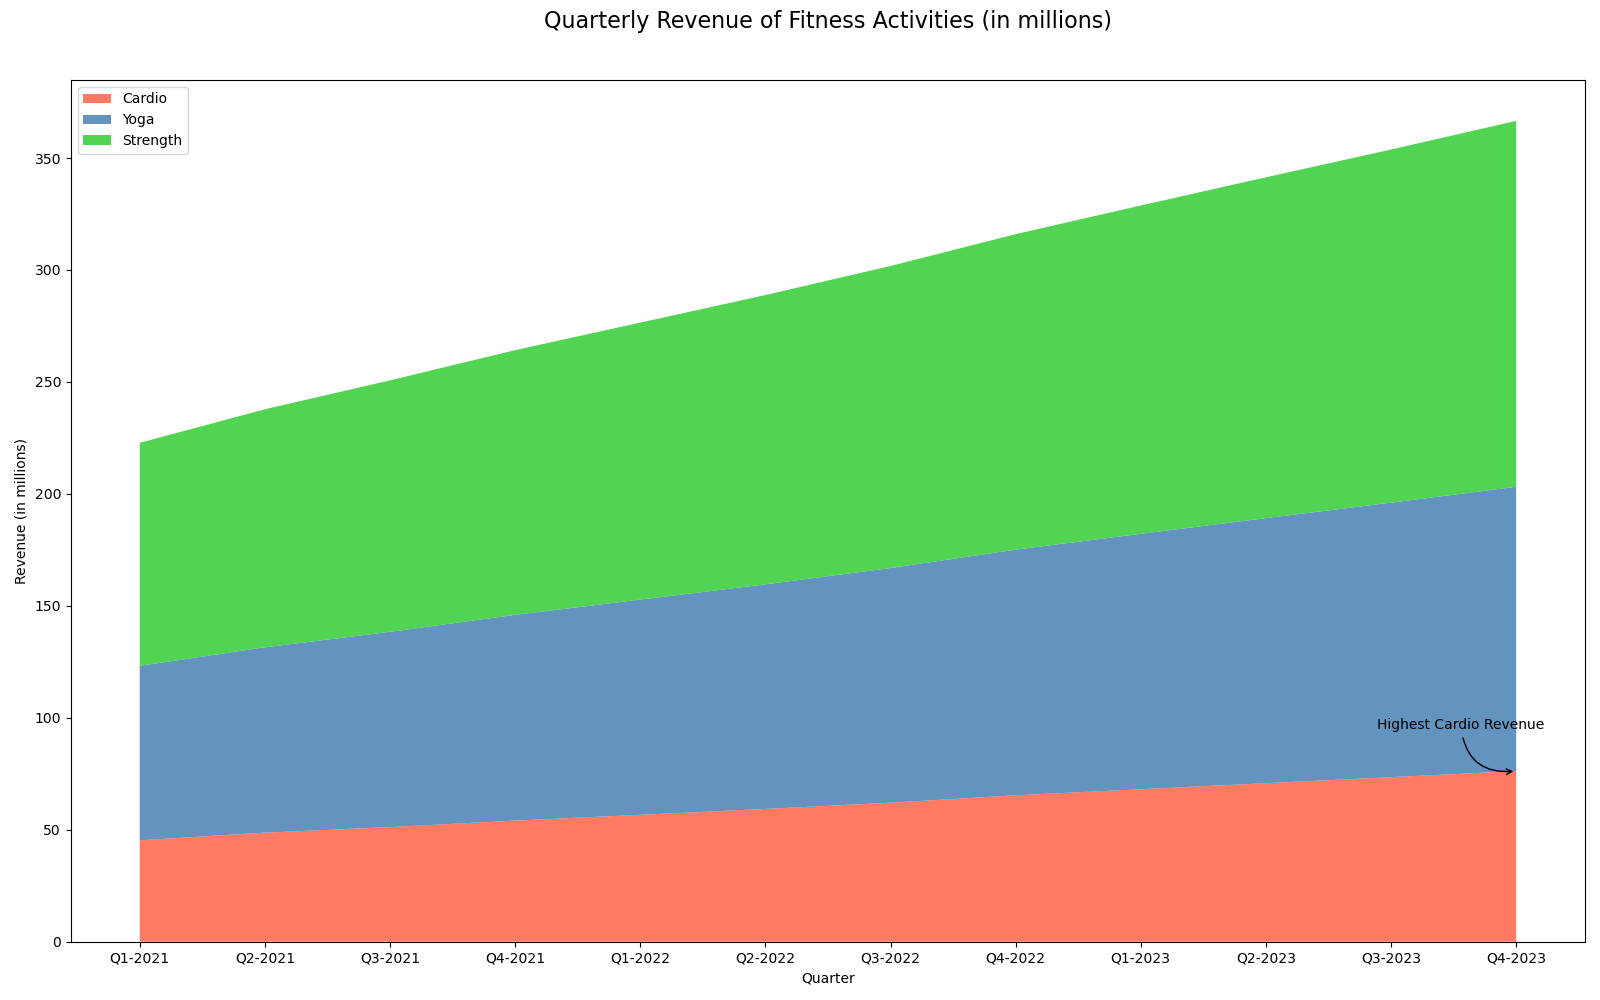

Python code for this plot:

import pandas as pd
import matplotlib.pyplot as plt

data = {
    'Quarter': ['Q1-2021', 'Q2-2021', 'Q3-2021', 'Q4-2021', 'Q1-2022', 'Q2-2022', 'Q3-2022', 'Q4-2022',
                'Q1-2023', 'Q2-2023', 'Q3-2023', 'Q4-2023'],
    'Cardio': [45.3, 48.7, 51.2, 54.1, 56.7, 59.3, 62.1, 65.4, 68.1, 70.8, 73.5, 76.2],
    'Yoga': [32.6, 34.1, 36.0, 37.8, 39.4, 41.0, 42.7, 44.3, 46.0, 47.6, 49.1, 50.8],
    'Strength': [21.7, 23.5, 25.1, 26.3, 27.6, 28.9, 30.1, 31.2, 32.5, 33.8, 35.1, 36.4]
}

df = pd.DataFrame(data)
df.set_index('Quarter', inplace=True)

cumulative_revenue = df.cumsum(axis=1)

plt.figure(figsize=(16, 10))

plt.stackplot(df.index, cumulative_revenue['Cardio'],
              cumulative_revenue['Yoga'],
              cumulative_revenue['Strength'],
              labels=['Cardio', 'Yoga', 'Strength'],
              colors=['#FF6347', '#4682B4', '#32CD32'], alpha=0.85)

plt.legend(loc='upper left')
plt.annotate('Highest Cardio Revenue', xy=('Q4-2023', cumulative_revenue.loc['Q4-2023', 'Cardio']),
             xytext=(-100, 30), textcoords='offset points', arrowprops=dict(arrowstyle='->', connectionstyle='arc3,rad=.5'))

plt.title('Quarterly Revenue of Fitness Activities (in millions)', fontsize=16, y=1.05)
plt.xlabel('Quarter')
plt.ylabel('Revenue (in millions)')

plt.tight_layout()
plt.show()
